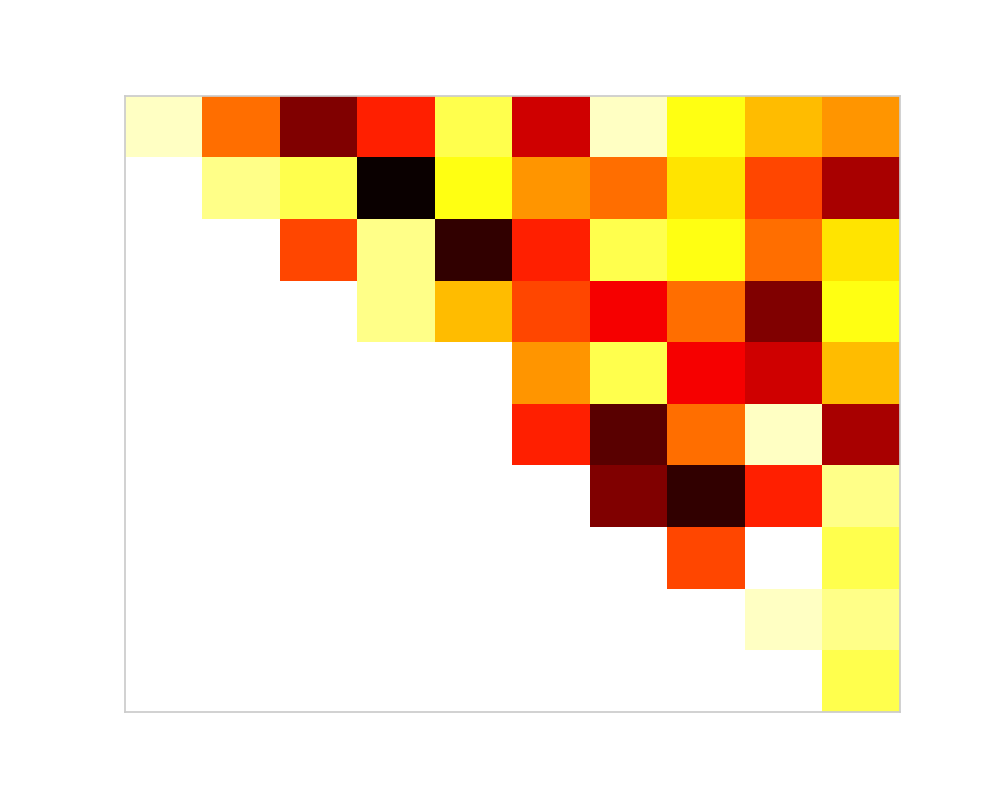

Generate this figure with Python:
import matplotlib.pyplot as plt
import numpy as np

temperature_data = np.array([
    [33, 26, 20, 24, 31, 22, 33, 30, 28, 27],
    [28, 32, 31, 17, 30, 27, 26, 29, 25, 21],
    [19, 22, 25, 32, 18, 24, 31, 30, 26, 29],
    [33, 29, 31, 32, 28, 25, 23, 26, 20, 30],
    [28, 32, 21, 25, 34, 27, 31, 23, 22, 28],
    [29, 30, 22, 34, 31, 24, 19, 26, 33, 21],
    [23, 31, 34, 35, 33, 28, 20, 18, 24, 32],
    [30, 27, 26, 29, 30, 31, 32, 25, 34, 31],
    [31, 24, 25, 23, 22, 30, 27, 32, 33, 32],
    [19, 20, 29, 24, 28, 31, 21, 33, 30, 31],
])

mask = np.tril(np.ones(temperature_data.shape, dtype=bool), -1)
masked_data = np.ma.masked_where(mask, temperature_data)

fig, ax = plt.subplots(figsize=(10, 8))
ax.imshow(masked_data, cmap='hot', interpolation='nearest', aspect='auto')

ax.set_xticks([])
ax.set_yticks([])

plt.show()
